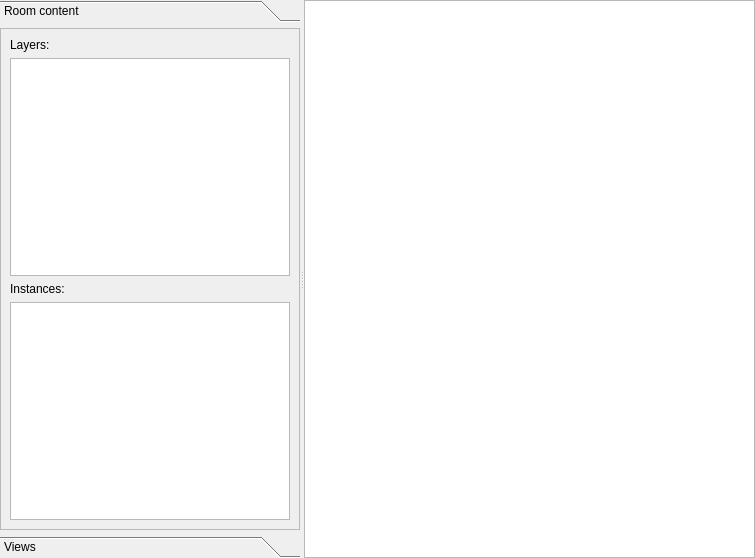
<?xml version="1.0" encoding="UTF-8"?>
<ui version="4.0">
 <class>RoomEditor</class>
 <widget class="QWidget" name="RoomEditor">
  <property name="geometry">
   <rect>
    <x>0</x>
    <y>0</y>
    <width>755</width>
    <height>558</height>
   </rect>
  </property>
  <property name="windowTitle">
   <string>Form</string>
  </property>
  <layout class="QVBoxLayout" name="verticalLayout">
   <property name="leftMargin">
    <number>0</number>
   </property>
   <property name="topMargin">
    <number>0</number>
   </property>
   <property name="rightMargin">
    <number>0</number>
   </property>
   <property name="bottomMargin">
    <number>0</number>
   </property>
   <item>
    <widget class="QSplitter" name="splitter">
     <property name="orientation">
      <enum>Qt::Horizontal</enum>
     </property>
     <widget class="QToolBox" name="toolBox">
      <property name="minimumSize">
       <size>
        <width>300</width>
        <height>0</height>
       </size>
      </property>
      <property name="maximumSize">
       <size>
        <width>300</width>
        <height>16777215</height>
       </size>
      </property>
      <property name="currentIndex">
       <number>0</number>
      </property>
      <widget class="QWidget" name="page">
       <property name="geometry">
        <rect>
         <x>0</x>
         <y>0</y>
         <width>300</width>
         <height>496</height>
        </rect>
       </property>
       <attribute name="label">
        <string>Room content</string>
       </attribute>
       <layout class="QVBoxLayout" name="verticalLayout_2">
        <property name="leftMargin">
         <number>0</number>
        </property>
        <property name="topMargin">
         <number>0</number>
        </property>
        <property name="rightMargin">
         <number>0</number>
        </property>
        <property name="bottomMargin">
         <number>0</number>
        </property>
        <item>
         <widget class="QScrollArea" name="scrollArea">
          <property name="widgetResizable">
           <bool>true</bool>
          </property>
          <widget class="QWidget" name="scrollAreaWidgetContents">
           <property name="geometry">
            <rect>
             <x>0</x>
             <y>0</y>
             <width>298</width>
             <height>494</height>
            </rect>
           </property>
           <layout class="QVBoxLayout" name="verticalLayout_3">
            <item>
             <widget class="QLabel" name="label">
              <property name="text">
               <string>Layers:</string>
              </property>
             </widget>
            </item>
            <item>
             <widget class="QListView" name="layersListView"/>
            </item>
            <item>
             <widget class="QLabel" name="label_2">
              <property name="text">
               <string>Instances:</string>
              </property>
             </widget>
            </item>
            <item>
             <widget class="QListView" name="objectsListView">
              <property name="contextMenuPolicy">
               <enum>Qt::CustomContextMenu</enum>
              </property>
             </widget>
            </item>
           </layout>
          </widget>
         </widget>
        </item>
       </layout>
      </widget>
      <widget class="QWidget" name="page_2">
       <property name="geometry">
        <rect>
         <x>0</x>
         <y>0</y>
         <width>300</width>
         <height>496</height>
        </rect>
       </property>
       <attribute name="label">
        <string>Views</string>
       </attribute>
       <layout class="QVBoxLayout" name="verticalLayout_4">
        <property name="leftMargin">
         <number>0</number>
        </property>
        <property name="topMargin">
         <number>0</number>
        </property>
        <property name="rightMargin">
         <number>0</number>
        </property>
        <property name="bottomMargin">
         <number>0</number>
        </property>
        <item>
         <widget class="QScrollArea" name="scrollArea_2">
          <property name="widgetResizable">
           <bool>true</bool>
          </property>
          <widget class="QWidget" name="scrollAreaWidgetContents_2">
           <property name="geometry">
            <rect>
             <x>0</x>
             <y>0</y>
             <width>298</width>
             <height>494</height>
            </rect>
           </property>
          </widget>
         </widget>
        </item>
       </layout>
      </widget>
     </widget>
     <widget class="QGraphicsView" name="roomView"/>
    </widget>
   </item>
  </layout>
 </widget>
 <resources/>
 <connections/>
</ui>
